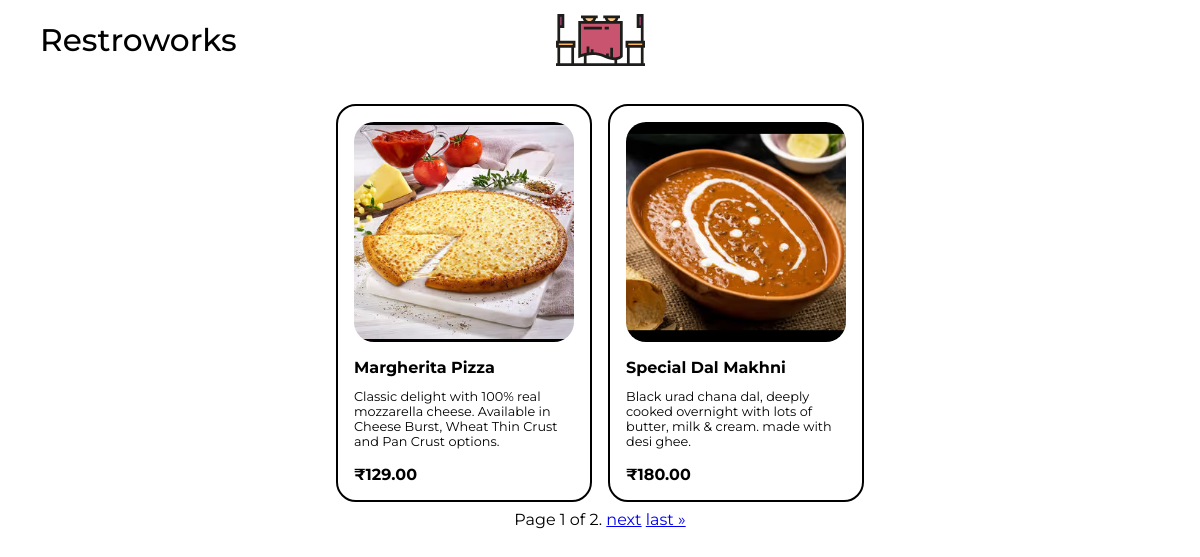
Page /menu/view/all/ on the committed database.
### menu/models.py (models this page shows, shortened)
class MenuItem(models.Model):
    name = models.CharField(max_length=100)
    description = models.TextField(max_length=500, default="Description")
    image = models.ImageField(
        upload_to="menu/menu_items/",
        validators=[validate_image],
        help_text="Please upload an image with equal height and width.",
        null=True,
        blank=True,
    )
    rating = models.FloatField(default=0.0, blank=True)
    price = models.DecimalField(max_digits=10, decimal_places=2)
    created_at = models.DateTimeField(auto_now_add=True)
    updated_at = models.DateTimeField(auto_now=True)  # to track item changes

### menu/views.py (the view)
class MenuItemListView(ListView):
    template_name = "menuitem_list.html"
    paginate_by = 2  # adding pagination
    model = MenuItem
    context_object_name = "menu_items"

### menu/templates/menuitem_list.html (shortened to what this page needs)
{% extends "base.html" %}
{% load static %}
{% block content %}
<div class="grid-content">
    {% for item in menu_items %}
    <div class="product-card">
        <div class="product-image">
            <img src="{{ item.image.url }}" alt="{{ item.name }}">
        </div>
        <div class="product-title"><strong>{{ item.name }}</strong></div>
        <div class="product-desc"><small>{{ item.description }}</small></div>
        <div class="product-price"><strong>₹{{ item.price }}</strong></div>
    </div>
{% endfor %}
</div>
{% if page_obj %}
<div class="pagination">
    <span class="step-links">
        <span class="current">
            Page {{ page_obj.number }} of {{ page_obj.paginator.num_pages }}.
        </span>
        {% if page_obj.has_next %}
            <a href="?page={{ page_obj.next_page_number }}">next</a>
            <a href="?page={{ page_obj.paginator.num_pages }}">last &raquo;</a>
        {% endif %}
    </span>
</div>
{% endif %}
{% endblock content %}

### static/css/styles.css (style rules this page uses)
* { margin: 0; padding: 0; box-sizing: border-box; }
:root { --text: #000000; --background: #ffffff; --primary: #544ae3; --accent: #1ed885; }
body { font-family: "Montserrat"; font-weight: 400; }
html { font-size: 100%; }
small { font-size: 0.8rem; }
.grid-content { display: flex; flex-wrap: wrap; }
.product-card { border: 2px solid black; width: 16rem; border-radius: 1.25rem; align-items: center; margin: 0.5rem; padding: 1rem; }
.product-image { display: flex; align-items: center; justify-content: center; margin-bottom: 1rem; }
.product-image img { width: 100%; border-radius: 1.25rem; }
.product-title { margin-bottom: 0.75rem; }
.product-desc { margin-bottom: 1rem; display: flex; }

### rows in the picture
MenuItem: image (picture), name "Margherita Pizza", description "Classic delight with 100% real mozzarella cheese. Available in Cheese Burst, Wheat Thin Crust and Pan Crust options.", price "129.00"
MenuItem: image (picture), name "Special Dal Makhni", description "Black urad chana dal, deeply cooked overnight with lots of butter, milk & cream. made with desi ghee.", price "180.00"

### other values in the picture
{{ title }} "Restroworks"
{{ page_obj.number }} "1"
{{ page_obj.paginator.num_pages }} "2"
